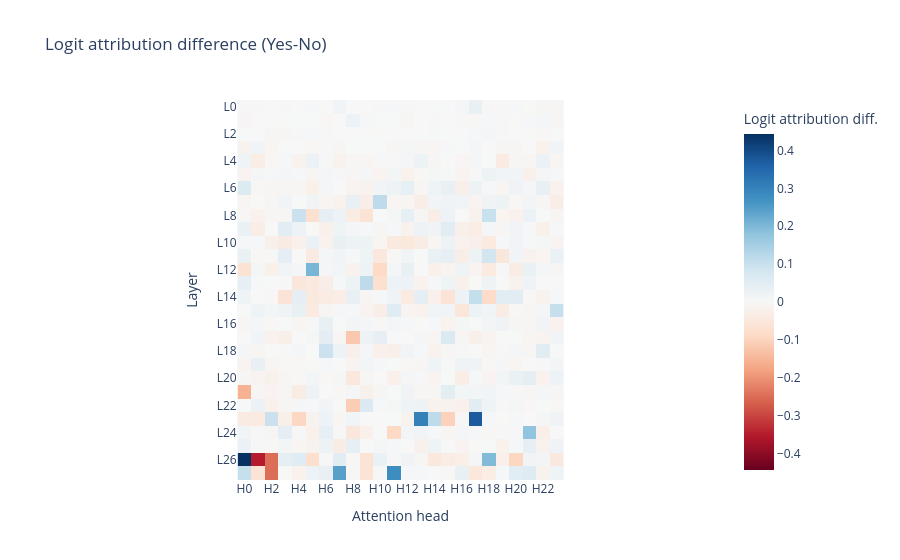

The notebook cell this image was saved under:
### Code cell
import torch
import torch.nn.functional as F
import numpy as np
import plotly.express as px

# Assumes you already ran:
# logits, cache = model.run_with_cache(prompt)

device = logits.device
n_layers = model.cfg.n_layers
n_heads  = model.cfg.n_heads

# Get token ids for "Yes"/"No" (try both w/ and w/o leading space)
def _tok_id(s):
    try:
        tid = model.to_single_token(s)
        return tid
    except Exception:
        return None

yes_id = _tok_id("Yes")
no_id  = _tok_id("No")
assert yes_id is not None and no_id is not None, "Couldn't find Yes/No token IDs."

# Unembed direction for Yes vs No: [d_model]
W_U = model.W_U.to(device)                       # [d_model, vocab]
yes_no_dir = W_U[:, yes_id] - W_U[:, no_id]      # [d_model]

# Heatmap array: layers x heads
head_attr = torch.zeros((n_layers, n_heads), device=device)

with torch.no_grad():
    for L in range(n_layers):
        # Head outputs at last token BEFORE W_O: hook_z → [batch, seq, n_heads, d_head]
        # We want batch=0, last position
        z = cache[f"blocks.{L}.attn.hook_z"][0, -1, :, :]            # [n_heads, d_head]

        # Per-head output projection matrices W_O[L]: [n_heads, d_head, d_model]
        W_O_L = model.W_O[L].to(device)

        # Map each head's z through its W_O to get residual contribution: [n_heads, d_model]
        # contrib[h] = z[h] @ W_O_L[h]
        contrib = torch.einsum("hd,hdm->hm", z, W_O_L)               # [n_heads, d_model]

        # Logit attribution for Yes-No: (contrib · (W_U_yes - W_U_no)) per head → [n_heads]
        head_attr[L] = contrib @ yes_no_dir                           # [n_heads]

# To CPU / numpy for Plotlya
attr_np = head_attr.detach().float().cpu().numpy()

# Plot as heatmap (layers × heads)
fig = px.imshow(
    attr_np,
    x=[f"H{h}" for h in range(n_heads)],
    y=[f"L{l}" for l in range(n_layers)],
    color_continuous_scale=px.colors.diverging.RdBu,
    color_continuous_midpoint=0.0,
    labels=dict(x="Attention head", y="Layer", color="Logit attribution diff."),
    title="Logit attribution difference (Yes-No)",
)

fig.show()

### Figure 1 — Plotly figure (JSON) as saved in the notebook; plotly's stock layout.template omitted (floating-point values rounded to 4 significant figures; data arrays with more than 128 entries replaced by an {"elided": "..."} marker saying what was removed)
{"data": [{"coloraxis": "coloraxis", "hovertemplate": "Attention head: %{x}<br>Layer: %{y}<br>Logit attribution diff.: %{z}<extra></extra>", "name": "0", "type": "heatmap", "x": ["H0", "H1", "H2", "H3", "H4", "H5", "H6", "H7", "H8", "H9", "H10", "H11", "H12", "H13", "H14", "H15", "H16", "H17", "H18", "H19", "H20", "H21", "H22", "H23"], "xaxis": "x", "y": ["L0", "L1", "L2", "L3", "L4", "L5", "L6", "L7", "L8", "L9", "L10", "L11", "L12", "L13", "L14", "L15", "L16", "L17", "L18", "L19", "L20", "L21", "L22", "L23", "L24", "L25", "L26", "L27"], "yaxis": "y", "z": {"elided": "28x24 float values"}}], "layout": {"coloraxis": {"cmid": 0, "colorbar": {"title": {"text": "Logit attribution diff."}}, "colorscale": [[0, "rgb(103,0,31)"], [0.1, "rgb(178,24,43)"], [0.2, "rgb(214,96,77)"], [0.3, "rgb(244,165,130)"], [0.4, "rgb(253,219,199)"], [0.5, "rgb(247,247,247)"], [0.6, "rgb(209,229,240)"], [0.7, "rgb(146,197,222)"], [0.8, "rgb(67,147,195)"], [0.9, "rgb(33,102,172)"], [1, "rgb(5,48,97)"]]}, "title": {"text": "Logit attribution difference (Yes-No)"}, "xaxis": {"anchor": "y", "constrain": "domain", "domain": [0, 1], "scaleanchor": "y", "title": {"text": "Attention head"}}, "yaxis": {"anchor": "x", "autorange": "reversed", "constrain": "domain", "domain": [0, 1], "title": {"text": "Layer"}}}}
